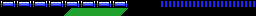

Tiled map render using the project's own tile images. Description and the whole map definition, tile-layer contents included, below:
An orthogonal 32x2 tile map with 8x8 px tiles, 1 tile layer (Tile Layer 1).

<map version="1.2" tiledversion="1.3.2" orientation="orthogonal" renderorder="right-down" compressionlevel="0" width="32" height="2" tilewidth="8" tileheight="8" infinite="0" nextlayerid="2" nextobjectid="1">
 <tileset firstgid="1" name="moai-tiles" tilewidth="8" tileheight="8" tilecount="256" columns="16">
  <image source="additional-tiles-scoreboard.png" width="128" height="128" />
 </tileset>
 <layer id="1" name="Tile Layer 1" width="32" height="2">
  <data encoding="csv">
17,18,17,18,17,18,17,18,17,18,17,18,17,18,17,18,1,1,1,1,15,15,15,15,15,15,15,15,15,15,15,15,
1,1,1,1,1,1,1,1,7,8,9,10,11,12,13,14,1,1,1,1,1,1,1,1,1,1,1,1,1,1,1,1
</data>
 </layer>
</map>
